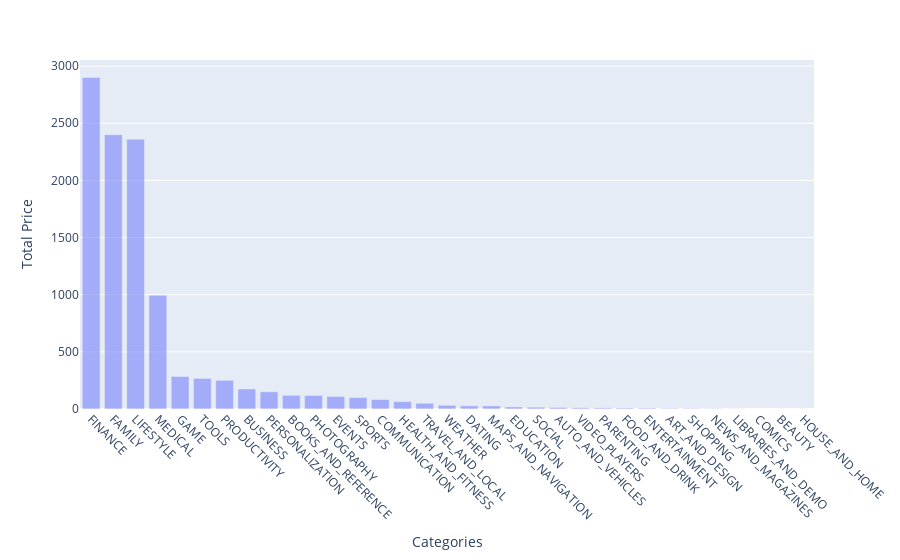

Source (notebook cell):
### Code cell
sorted_df = categories.sort_values('Total_Price', ascending=False)

fig = px.bar(sorted_df, x = 'Category', y='Total_Price', barmode='overlay')
fig.update_xaxes(tickangle = 45, title_text = 'Categories')
fig.update_yaxes(title_text = 'Total Price')
fig.show()

### Figure 1 — Plotly figure (JSON) as saved in the notebook; plotly's stock layout.template omitted (floating-point values rounded to 4 significant figures)
{"data": [{"alignmentgroup": "True", "hovertemplate": "Category=%{x}<br>Total_Price=%{y}<extra></extra>", "legendgroup": "", "marker": {"color": "#636efa", "opacity": 0.5, "pattern": {"shape": ""}}, "name": "", "offsetgroup": "", "orientation": "v", "showlegend": false, "textposition": "auto", "type": "bar", "x": ["FINANCE", "FAMILY", "LIFESTYLE", "MEDICAL", "GAME", "TOOLS", "PRODUCTIVITY", "BUSINESS", "PERSONALIZATION", "BOOKS_AND_REFERENCE", "PHOTOGRAPHY", "EVENTS", "SPORTS", "COMMUNICATION", "HEALTH_AND_FITNESS", "TRAVEL_AND_LOCAL", "WEATHER", "DATING", "MAPS_AND_NAVIGATION", "EDUCATION", "SOCIAL", "AUTO_AND_VEHICLES", "VIDEO_PLAYERS", "PARENTING", "FOOD_AND_DRINK", "ENTERTAINMENT", "ART_AND_DESIGN", "SHOPPING", "NEWS_AND_MAGAZINES", "LIBRARIES_AND_DEMO", "COMICS", "BEAUTY", "HOUSE_AND_HOME"], "xaxis": "x", "y": [2901.0, 2400.0, 2361.0, 995.7, 284.3, 267.2, 250.9, 175.3, 150.5, 119.8, 118.3, 110.0, 100.0, 83.14, 64.35, 49.95, 32.42, 27.44, 26.95, 17.96, 15.97, 13.47, 10.46, 9.58, 8.48, 7.98, 5.97, 5.48, 3.98, 0.99, 0, 0, 0], "yaxis": "y"}], "layout": {"barmode": "overlay", "legend": {"tracegroupgap": 0}, "margin": {"t": 60}, "xaxis": {"anchor": "y", "domain": [0, 1], "tickangle": 45, "title": {"text": "Categories"}}, "yaxis": {"anchor": "x", "domain": [0, 1], "title": {"text": "Total Price"}}}}
